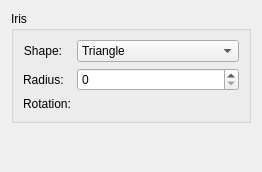
<?xml version="1.0" encoding="UTF-8"?>
<ui version="4.0">
 <author>
    SPDX-FileCopyrightText: none
    SPDX-License-Identifier: GPL-3.0-or-later
  </author>
 <class>WdgLensBlur</class>
 <widget class="QWidget" name="WdgLensBlur">
  <property name="geometry">
   <rect>
    <x>0</x>
    <y>0</y>
    <width>262</width>
    <height>172</height>
   </rect>
  </property>
  <layout class="QVBoxLayout" name="verticalLayout">
   <item>
    <widget class="QGroupBox" name="groupBox">
     <property name="sizePolicy">
      <sizepolicy hsizetype="Expanding" vsizetype="Preferred">
       <horstretch>0</horstretch>
       <verstretch>0</verstretch>
      </sizepolicy>
     </property>
     <property name="title">
      <string>Iris</string>
     </property>
     <layout class="QFormLayout" name="formLayout">
      <item row="0" column="0">
       <widget class="QLabel" name="label">
        <property name="text">
         <string>Shape:</string>
        </property>
        <property name="alignment">
         <set>Qt::AlignRight|Qt::AlignTrailing|Qt::AlignVCenter</set>
        </property>
       </widget>
      </item>
      <item row="0" column="1">
       <widget class="QComboBox" name="irisShapeCombo">
        <item>
         <property name="text">
          <string>Triangle</string>
         </property>
        </item>
        <item>
         <property name="text">
          <string>Quadrilateral (4)</string>
         </property>
        </item>
        <item>
         <property name="text">
          <string>Pentagon (5)</string>
         </property>
        </item>
        <item>
         <property name="text">
          <string>Hexagon (6)</string>
         </property>
        </item>
        <item>
         <property name="text">
          <string>Heptagon (7)</string>
         </property>
        </item>
        <item>
         <property name="text">
          <string>Octagon (8)</string>
         </property>
        </item>
       </widget>
      </item>
      <item row="1" column="0">
       <widget class="QLabel" name="label_2">
        <property name="text">
         <string>Radius:</string>
        </property>
       </widget>
      </item>
      <item row="2" column="0">
       <widget class="QLabel" name="label_3">
        <property name="text">
         <string>Rotation:</string>
        </property>
       </widget>
      </item>
      <item row="2" column="1">
       <widget class="KisAngleSelector" name="irisRotationSelector" native="true"/>
      </item>
      <item row="1" column="1">
       <widget class="KisSliderSpinBox" name="irisRadiusSlider" native="true">
        <property name="sizePolicy">
         <sizepolicy hsizetype="Expanding" vsizetype="Preferred">
          <horstretch>0</horstretch>
          <verstretch>0</verstretch>
         </sizepolicy>
        </property>
       </widget>
      </item>
     </layout>
    </widget>
   </item>
   <item>
    <spacer name="verticalSpacer">
     <property name="orientation">
      <enum>Qt::Vertical</enum>
     </property>
     <property name="sizeHint" stdset="0">
      <size>
       <width>20</width>
       <height>18</height>
      </size>
     </property>
    </spacer>
   </item>
  </layout>
 </widget>
 <customwidgets>
  <customwidget>
   <class>KisSliderSpinBox</class>
   <extends>QSpinBox</extends>
   <header>kis_slider_spin_box.h</header>
   <container>1</container>
  </customwidget>
  <customwidget>
   <class>KisAngleSelector</class>
   <extends>QWidget</extends>
   <header location="global">KisAngleSelector.h</header>
   <container>1</container>
  </customwidget>
 </customwidgets>
 <tabstops>
  <tabstop>irisShapeCombo</tabstop>
 </tabstops>
 <resources/>
 <connections/>
</ui>
